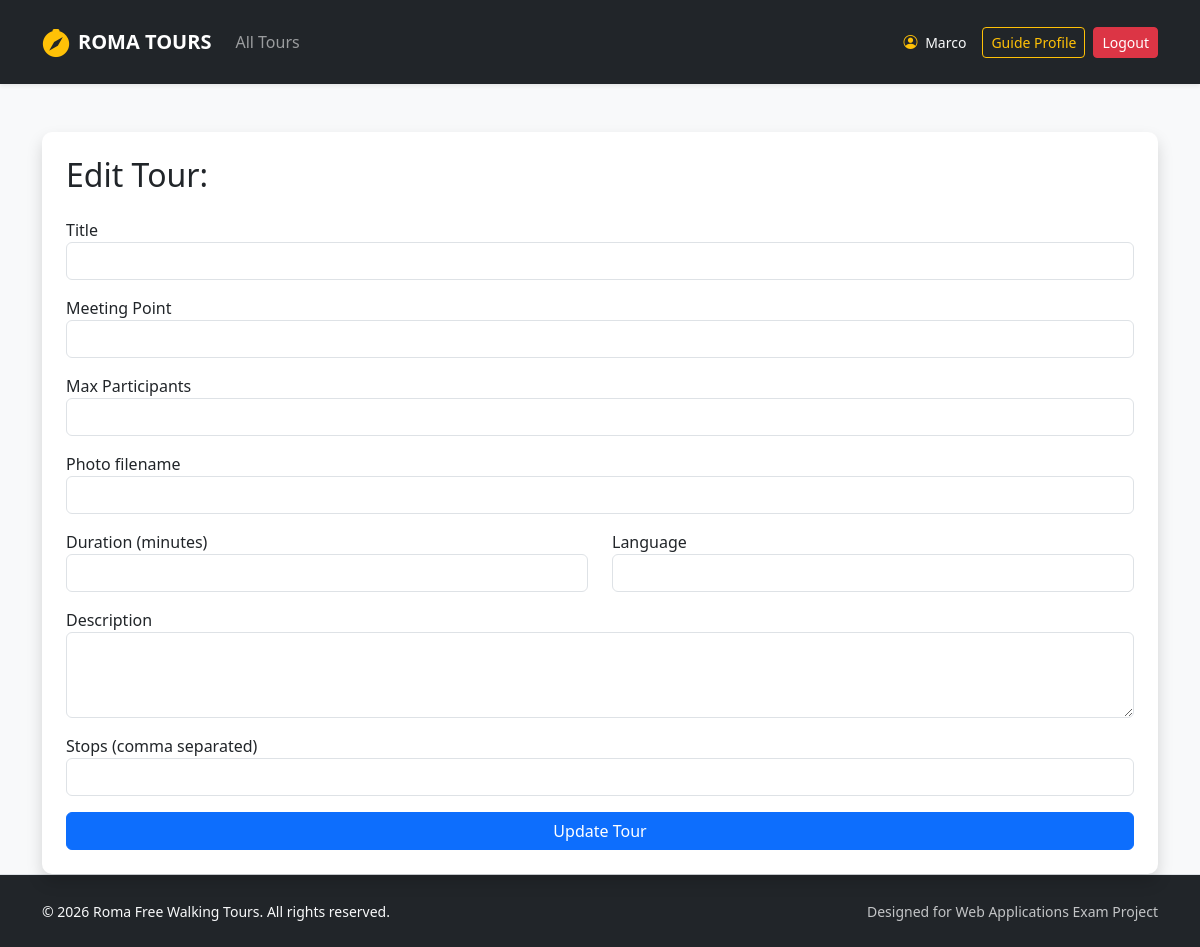
The page /guide/tour/edit/6 (signed in) on the database as committed earlier.
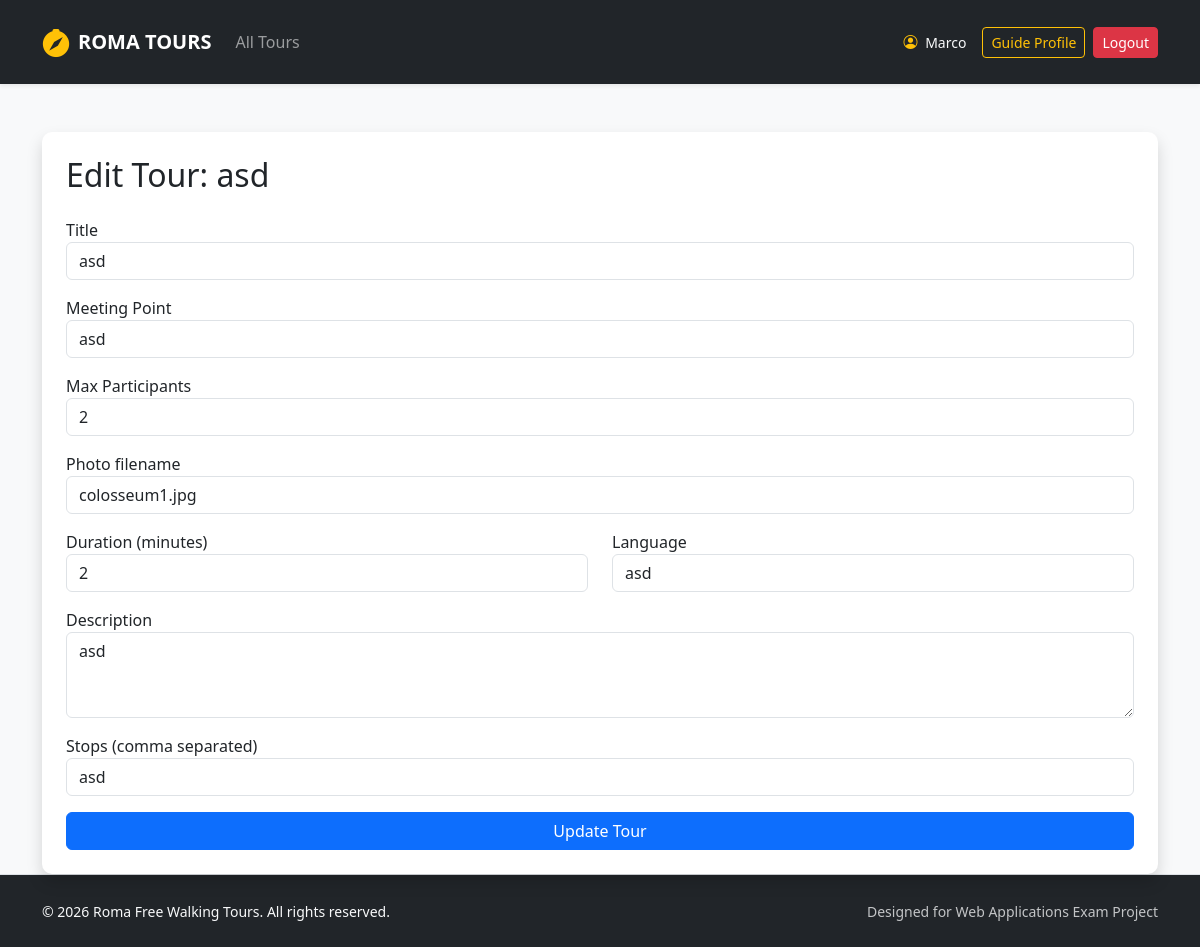
The same page on the database as committed later.
### tables this page shows
CREATE TABLE tours (
            id INTEGER PRIMARY KEY AUTOINCREMENT,
            guide_id INTEGER NOT NULL,
            title TEXT NOT NULL,
            meeting_point TEXT NOT NULL,
            duration INTEGER NOT NULL,
            language TEXT NOT NULL,
            max_participants INTEGER NOT NULL,
            description TEXT NOT NULL,
            stops TEXT NOT NULL,
            photos TEXT NOT NULL,
            FOREIGN KEY (guide_id) REFERENCES users(id) ON DELETE CASCADE
        );

### routes/guide_routes.py (the view, shortened to what this page needs)
@guide_bp.route("/guide/tour/edit/<int:tour_id>", methods=["GET", "POST"])
@login_required
@guide_required
def edit_tour(tour_id):
    if tours_dao.has_reservations(tour_id):
        flash("This tour has active reservations and cannot be modified!", "danger")
        return redirect(url_for("auth.profile_guide"))
    tour = tours_dao.get_tour_by_id(tour_id)
    return render_template("edit_tour.html", tour=tour)

### app.py (called while the page is built)
@login_manager.user_loader
def load_user(user_id):
    db_user = get_user_by_id(user_id)
    if db_user:
        return User(
            id=db_user["id"], name=db_user["name"], surname=db_user["surname"],
            email=db_user["email"], role=db_user["role"], languages=db_user["languages"]
        )
    return None

### dao/tours_dao.py (called while the page is built)
def has_reservations(p_tour_id):
    query = "SELECT COUNT(*) as count FROM reservations WHERE tour_id = ?"
    conn = sqlite3.connect("roma_tours.db")
    conn.row_factory = sqlite3.Row
    cursor = conn.cursor()
    cursor.execute(query, (p_tour_id,))
    res = cursor.fetchone()
    cursor.close()
    conn.close()
    return res['count'] > 0

def get_tour_by_id(p_tour_id):
    query = "SELECT * FROM tours WHERE id = ?"
    import sqlite3
    conn = sqlite3.connect("roma_tours.db")
    conn.row_factory = sqlite3.Row
    cursor = conn.cursor()
    cursor.execute(query, (p_tour_id,))
    tour = cursor.fetchone()
    conn.commit()
    cursor.close()
    conn.close()
    return tour

### templates/edit_tour.html (shortened to what this page needs)
{% extends 'base.html' %}
{% block content %}
<div class="container mt-5">
    <div class="card shadow p-4">
        <h2 class="mb-4">Edit Tour: {{ tour.title }}</h2>
        <form method="POST">
            <div class="mb-3">
                <label>Title</label>
                <input type="text" name="title" class="form-control" value="{{ tour.title }}" required>
            </div>
            <div class="mb-3">
                <label>Meeting Point</label>
                <input type="text" name="meeting_point" class="form-control" value="{{ tour.meeting_point }}" required>
            </div>
            <div class="mb-3">
                <label>Max Participants</label>
                <input type="number" name="max_participants" class="form-control" value="{{ tour.max_participants }}" required>
            </div>
            <div class="mb-3">
                <label>Photo filename</label>
                <input type="text" name="photos" class="form-control" value="{{ tour.photos }}" required>
            </div>
            <div class="row">
                <div class="col-md-6 mb-3">
                    <label>Duration (minutes)</label>
                    <input type="number" name="duration" class="form-control" value="{{ tour.duration }}" required>
                </div>
                <div class="col-md-6 mb-3">
                    <label>Language</label>
                    <input type="text" name="language" class="form-control" value="{{ tour.language }}" required>
                </div>
            </div>
            <div class="mb-3">
                <label>Description</label>
                <textarea name="description" class="form-control" rows="3" required>{{ tour.description }}</textarea>
            </div>
            <div class="mb-3">
                <label>Stops (comma separated)</label>
                <input type="text" name="stops" class="form-control" value="{{ tour.stops }}" required>
            </div>
            <button type="submit" class="btn btn-primary w-100">Update Tour</button>
        </form>
    </div>
</div>
{% endblock %}

Rows that differ between the two databases and show on the page:
added tours: title "asd", meeting_point "asd", max_participants "2", photos "colosseum1.jpg", duration "2", language "asd", description "asd", stops "asd"
